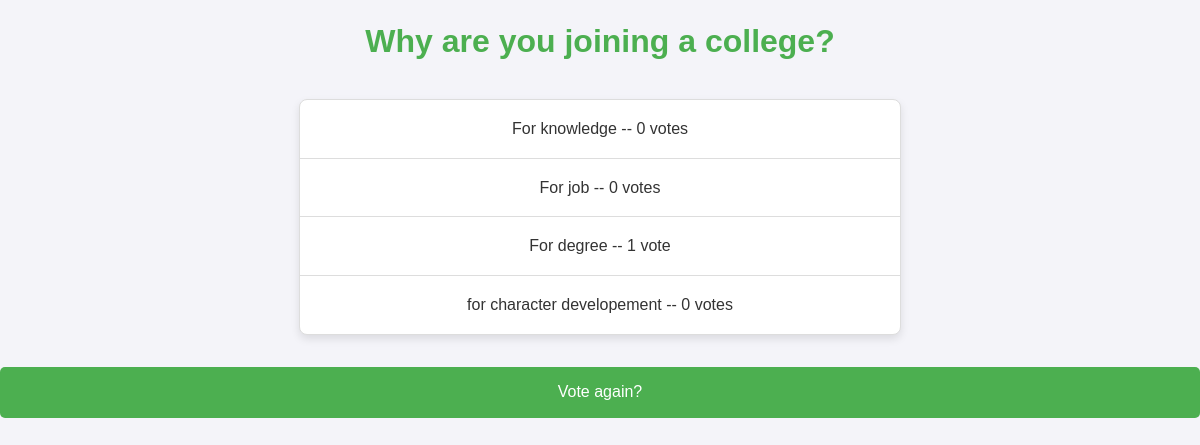
The page /demo/1/results/ on the database its author committed.
### demo/models.py (models this page shows, shortened)
class Question(models.Model):
    question_text = models.CharField(max_length=200)
    pub_date = models.DateTimeField('date published')

class Choice(models.Model):
    question = models.ForeignKey(Question, on_delete=models.CASCADE)
    choice_text = models.CharField(max_length=200)
    votes = models.IntegerField(default=0)

### demo/views.py (the view)
# urls.py: path('<int:question_id>/results/', views.results, name='results'),
def results(request, question_id):
    question = get_object_or_404(Question, pk=question_id)
    return render(request, 'demo/results.html', {'question': question})

### demo/templates/demo/results.html (shortened to what this page needs)
<!DOCTYPE html>
<html>
    <head>
        {% load static %}
        <link rel="stylesheet" type="text/css" href="{% static 'style.css' %}">
    </head>
    <body>
        <h1>{{ question.question_text }}</h1>
<ul>
{% for choice in question.choice_set.all %}
    <li>{{ choice.choice_text }} -- {{ choice.votes }} vote{{ choice.votes|pluralize }}</li>
{% endfor %}
</ul>
<div>
<a href="{% url 'demo:detail' question.id %}" class="vote-again">Vote again?</a></div>
    </body>
</html>

### demo/static/style.css (style rules this page uses)
body { font-family: 'Formula1-Regular', Arial, sans-serif; background-color: #f4f4f9; color: #333; margin: 0; padding: 0; line-height: 1.6; }
h1 { text-align: center; color: #4CAF50; margin-top: 1rem; font-size: 2rem; }
ul { list-style-type: none; padding: 0; margin: 2rem auto; max-width: 600px; background-color: white; border: 1px solid #ddd; border-radius: 8px; box-shadow: 0 4px 8px rgba(0, 0, 0, 0.1); }
ul li { padding: 1rem; border-bottom: 1px solid #ddd; font-size: 1rem; }
ul li:last-child { border-bottom: none; }
a { display: inline-block; margin: 1rem auto; text-decoration: none; color: white; background-color: #4CAF50; padding: 0.6rem 1.2rem; border-radius: 5px; font-size: 1rem; text-align: center; }
ul, .link-container { text-align: center; }
.vote-again { display: block; margin: 2rem auto; text-align: center; text-decoration: none; color: white; background-color: #4CAF50; padding: 0.8rem 1.5rem; border-radius: 5px; font-size: 1rem; }

### rows shown on the page
Question: question_text "Why are you joining a college?"
Choice: choice_text "For knowledge", votes "0"
Choice: choice_text "For job", votes "0"
Choice: choice_text "For degree", votes "1"
Choice: choice_text "for character developement", votes "0"
